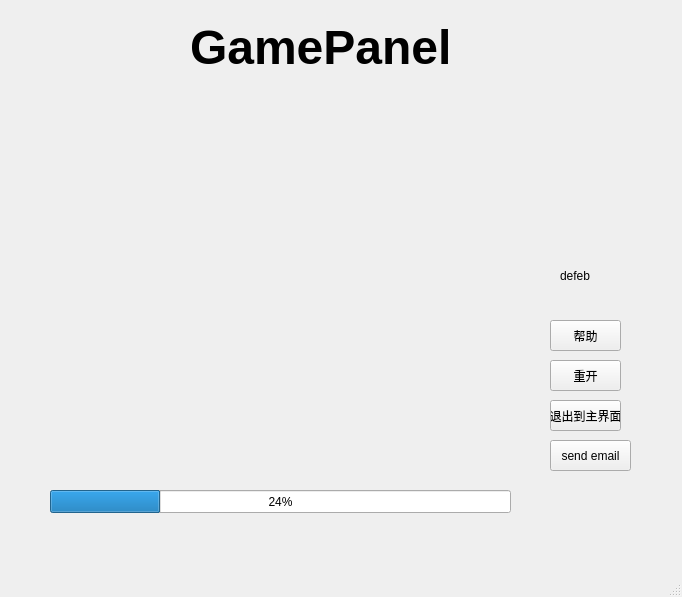
<?xml version="1.0" encoding="UTF-8"?>
<ui version="4.0">
 <class>gamepanelWindow</class>
 <widget class="QMainWindow" name="gamepanelWindow">
  <property name="geometry">
   <rect>
    <x>0</x>
    <y>0</y>
    <width>682</width>
    <height>597</height>
   </rect>
  </property>
  <property name="windowTitle">
   <string>MainWindow</string>
  </property>
  <property name="styleSheet">
   <string notr="true"/>
  </property>
  <widget class="QWidget" name="centralwidget">
   <widget class="QPushButton" name="pushButton_4">
    <property name="geometry">
     <rect>
      <x>550</x>
      <y>320</y>
      <width>71</width>
      <height>31</height>
     </rect>
    </property>
    <property name="text">
     <string>帮助</string>
    </property>
   </widget>
   <widget class="QPushButton" name="pushButton_5">
    <property name="geometry">
     <rect>
      <x>550</x>
      <y>360</y>
      <width>71</width>
      <height>31</height>
     </rect>
    </property>
    <property name="text">
     <string>重开</string>
    </property>
   </widget>
   <widget class="QPushButton" name="pushButton_6">
    <property name="geometry">
     <rect>
      <x>550</x>
      <y>400</y>
      <width>71</width>
      <height>31</height>
     </rect>
    </property>
    <property name="text">
     <string>退出到主界面</string>
    </property>
   </widget>
   <widget class="QPushButton" name="pushButton_7">
    <property name="geometry">
     <rect>
      <x>550</x>
      <y>440</y>
      <width>81</width>
      <height>31</height>
     </rect>
    </property>
    <property name="text">
     <string>send email</string>
    </property>
   </widget>
   <widget class="QProgressBar" name="progressBar">
    <property name="geometry">
     <rect>
      <x>50</x>
      <y>490</y>
      <width>461</width>
      <height>23</height>
     </rect>
    </property>
    <property name="value">
     <number>24</number>
    </property>
   </widget>
   <widget class="QLabel" name="label">
    <property name="geometry">
     <rect>
      <x>190</x>
      <y>20</y>
      <width>361</width>
      <height>51</height>
     </rect>
    </property>
    <property name="text">
     <string>&lt;html&gt;&lt;head/&gt;&lt;body&gt;&lt;p&gt;&lt;span style=&quot; font-size:36pt; font-weight:700;&quot;&gt;GamePanel&lt;/span&gt;&lt;/p&gt;&lt;/body&gt;&lt;/html&gt;</string>
    </property>
   </widget>
   <widget class="QLabel" name="scoreLabel">
    <property name="geometry">
     <rect>
      <x>560</x>
      <y>270</y>
      <width>40</width>
      <height>12</height>
     </rect>
    </property>
    <property name="text">
     <string>defeb</string>
    </property>
   </widget>
  </widget>
  <widget class="QMenuBar" name="menubar">
   <property name="geometry">
    <rect>
     <x>0</x>
     <y>0</y>
     <width>682</width>
     <height>18</height>
    </rect>
   </property>
  </widget>
  <widget class="QStatusBar" name="statusbar"/>
 </widget>
 <resources/>
 <connections/>
</ui>
